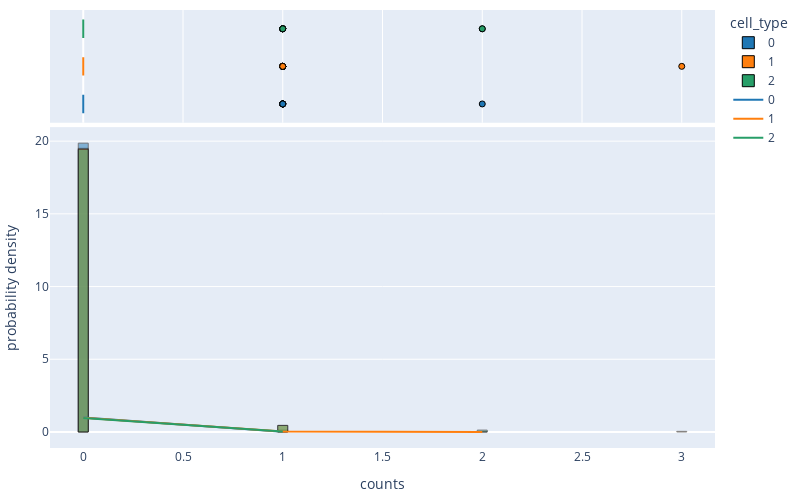

The notebook cell this image was saved under:
### Code cell
plot_distribution("NPW")

### Figure 1 — Plotly figure (JSON) as saved in the notebook; plotly's stock layout.template omitted (floating-point values rounded to 4 significant figures; data arrays with more than 128 entries replaced by an {"elided": "..."} marker saying what was removed)
{"data": [{"alignmentgroup": "True", "bingroup": "x", "histnorm": "probability density", "hovertemplate": "cell_type=0<br>counts=%{x}<br>probability density=%{y}<extra></extra>", "legendgroup": "0", "marker": {"color": "#1f77b4", "line": {"color": "black", "width": 1}, "opacity": 0.5, "pattern": {"shape": ""}}, "name": "0", "nbinsx": 100, "offsetgroup": "0", "orientation": "v", "showlegend": true, "type": "histogram", "x": {"elided": "1434 int values"}, "xaxis": "x", "yaxis": "y"}, {"alignmentgroup": "True", "hovertemplate": "cell_type=0<br>counts=%{x}<extra></extra>", "legendgroup": "0", "marker": {"color": "#1f77b4", "line": {"color": "black", "width": 1}}, "name": "0", "notched": true, "offsetgroup": "0", "showlegend": false, "type": "box", "x": {"elided": "1434 int values"}, "xaxis": "x2", "yaxis": "y2"}, {"alignmentgroup": "True", "bingroup": "x", "histnorm": "probability density", "hovertemplate": "cell_type=1<br>counts=%{x}<br>probability density=%{y}<extra></extra>", "legendgroup": "1", "marker": {"color": "#ff7f0e", "line": {"color": "black", "width": 1}, "opacity": 0.5, "pattern": {"shape": ""}}, "name": "1", "nbinsx": 100, "offsetgroup": "1", "orientation": "v", "showlegend": true, "type": "histogram", "x": {"elided": "483 int values"}, "xaxis": "x", "yaxis": "y"}, {"alignmentgroup": "True", "hovertemplate": "cell_type=1<br>counts=%{x}<extra></extra>", "legendgroup": "1", "marker": {"color": "#ff7f0e", "line": {"color": "black", "width": 1}}, "name": "1", "notched": true, "offsetgroup": "1", "showlegend": false, "type": "box", "x": {"elided": "483 int values"}, "xaxis": "x2", "yaxis": "y2"}, {"alignmentgroup": "True", "bingroup": "x", "histnorm": "probability density", "hovertemplate": "cell_type=2<br>counts=%{x}<br>probability density=%{y}<extra></extra>", "legendgroup": "2", "marker": {"color": "#279e68", "line": {"color": "black", "width": 1}, "opacity": 0.5, "pattern": {"shape": ""}}, "name": "2", "nbinsx": 100, "offsetgroup": "2", "orientation": "v", "showlegend": true, "type": "histogram", "x": {"elided": "314 int values"}, "xaxis": "x", "yaxis": "y"}, {"alignmentgroup": "True", "hovertemplate": "cell_type=2<br>counts=%{x}<extra></extra>", "legendgroup": "2", "marker": {"color": "#279e68", "line": {"color": "black", "width": 1}}, "name": "2", "notched": true, "offsetgroup": "2", "showlegend": false, "type": "box", "x": {"elided": "314 int values"}, "xaxis": "x2", "yaxis": "y2"}, {"line": {"color": "#1f77b4"}, "mode": "lines", "name": "0", "type": "scatter", "x": [0, 1], "y": [0.9924, 0.007612]}, {"line": {"color": "#ff7f0e"}, "mode": "lines", "name": "1", "type": "scatter", "x": [0, 1, 2], "y": [0.9714, 0.02816, 0.0004081]}, {"line": {"color": "#279e68"}, "mode": "lines", "name": "2", "type": "scatter", "x": [0, 1], "y": [0.9656, 0.03383]}], "layout": {"barmode": "overlay", "height": 500, "legend": {"title": {"text": "cell_type"}, "tracegroupgap": 0}, "margin": {"b": 10, "l": 10, "r": 10, "t": 10}, "width": 800, "xaxis": {"anchor": "y", "domain": [0, 1], "title": {"text": "counts"}}, "xaxis2": {"anchor": "y2", "domain": [0, 1], "matches": "x", "showgrid": true, "showticklabels": false}, "yaxis": {"anchor": "x", "domain": [0, 0.7326], "title": {"text": "probability density"}}, "yaxis2": {"anchor": "x2", "domain": [0.7426, 1], "matches": "y2", "showgrid": false, "showline": false, "showticklabels": false, "ticks": ""}}}
